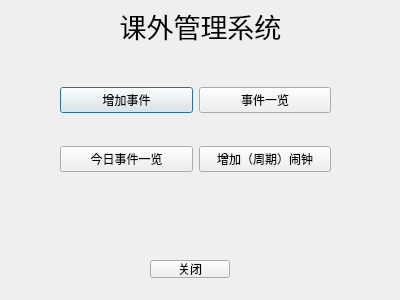
<?xml version="1.0" encoding="UTF-8"?>
<ui version="4.0">
 <class>OutOfClass</class>
 <widget class="QDialog" name="OutOfClass">
  <property name="geometry">
   <rect>
    <x>0</x>
    <y>0</y>
    <width>400</width>
    <height>300</height>
   </rect>
  </property>
  <property name="windowTitle">
   <string>Dialog</string>
  </property>
  <widget class="QLabel" name="label">
   <property name="geometry">
    <rect>
     <x>0</x>
     <y>10</y>
     <width>401</width>
     <height>31</height>
    </rect>
   </property>
   <property name="font">
    <font>
     <pointsize>20</pointsize>
    </font>
   </property>
   <property name="text">
    <string>课外管理系统</string>
   </property>
   <property name="alignment">
    <set>Qt::AlignCenter</set>
   </property>
  </widget>
  <widget class="QWidget" name="gridLayoutWidget">
   <property name="geometry">
    <rect>
     <x>60</x>
     <y>60</y>
     <width>271</width>
     <height>141</height>
    </rect>
   </property>
   <layout class="QGridLayout" name="gridLayout">
    <item row="0" column="0">
     <widget class="QPushButton" name="pushButton">
      <property name="text">
       <string>增加事件</string>
      </property>
     </widget>
    </item>
    <item row="1" column="0">
     <widget class="QPushButton" name="pushButton_2">
      <property name="text">
       <string>今日事件一览</string>
      </property>
     </widget>
    </item>
    <item row="0" column="1">
     <widget class="QPushButton" name="pushButton_3">
      <property name="text">
       <string>事件一览</string>
      </property>
     </widget>
    </item>
    <item row="1" column="1">
     <widget class="QPushButton" name="pushButton_4">
      <property name="text">
       <string>增加（周期）闹钟</string>
      </property>
     </widget>
    </item>
   </layout>
  </widget>
  <widget class="QPushButton" name="pushButton_5">
   <property name="geometry">
    <rect>
     <x>150</x>
     <y>260</y>
     <width>80</width>
     <height>18</height>
    </rect>
   </property>
   <property name="text">
    <string>关闭</string>
   </property>
  </widget>
 </widget>
 <resources/>
 <connections>
  <connection>
   <sender>pushButton_5</sender>
   <signal>clicked()</signal>
   <receiver>OutOfClass</receiver>
   <slot>close()</slot>
   <hints>
    <hint type="sourcelabel">
     <x>189</x>
     <y>268</y>
    </hint>
    <hint type="destinationlabel">
     <x>199</x>
     <y>149</y>
    </hint>
   </hints>
  </connection>
 </connections>
</ui>
